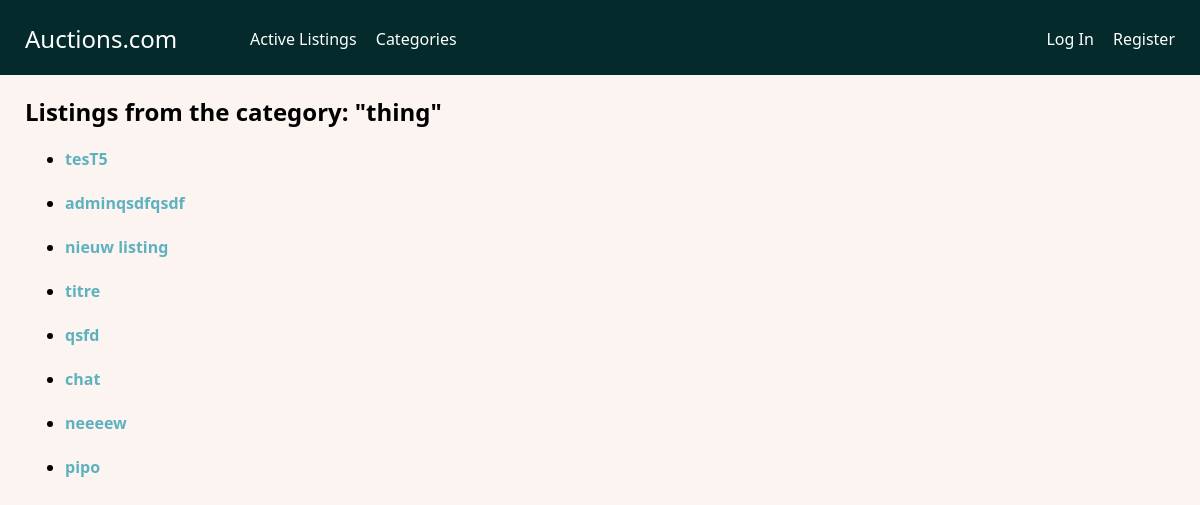
/category_search/thing, run on the app's committed database.
### auctions/models.py (models this page shows)
class Listing(models.Model):
    id = models.AutoField(primary_key=True)
    title = models.CharField(max_length=100)
    description = models.TextField()
    starting_price = models.DecimalField(max_digits=10, decimal_places=2)
    image = models.URLField(max_length=20000, blank=True)
    created_at = models.DateTimeField(auto_now_add=True)
    is_active = models.BooleanField(default=True)
    winner = models.ForeignKey(User, on_delete=models.SET_NULL, blank=True, null=True, related_name='listing_winner')
    number_of_views = models.PositiveIntegerField(default=0)
    seller = models.ForeignKey(User, on_delete=models.CASCADE, related_name='listing_user')
    watchlist = models.ManyToManyField(User, related_name='listing_watcher', blank=True )
    category = models.CharField(max_length=100, blank=True)

### auctions/views.py (the view)
# urls.py: path("category_search/<str:category>", views.category_search, name="category_search"),
def category_search(request, category):
    listings = Listing.objects.filter(category=category).order_by('created_at')
    return render(request, "auctions/category_search.html", {
        "category": category,
        "listings": listings,
    })

### auctions/templates/auctions/category_search.html
{% extends "auctions/layout.html" %}
{% block body %}
    <h2>Listings from the category: "{{category}}"</h2>
    <ul>
        {% for listing in listings  %}
        <li><a href="{% url 'auctions:listing' listing.id %}">{{listing.title}}</a></li><br>
        {% endfor %}
    </ul>
{% endblock %}

### auctions/static/auctions/styles.css (style rules this page uses)
body { margin: 0%; padding: 0%; font-family: system-ui, -apple-system, BlinkMacSystemFont, "Segoe UI", Roboto, Oxygen, Ubuntu, Cantarell, "Open Sans", "Helvetica Neue", sans-serif; background-color: rgb(251, 244, 240); text-align: justify; word-wrap: break-word; }
body a { text-decoration: none; color: inherit; }
.wrapper a { color: #5eb1bf; font-weight: bold; }

### data on the page
Listing: title "tesT5"
Listing: title "adminqsdfqsdf"
Listing: title "nieuw listing"
Listing: title "titre"
Listing: title "qsfd"
Listing: title "chat"
Listing: title "neeeew"
Listing: title "pipo"

### other printed values
{{ category }} "thing"
